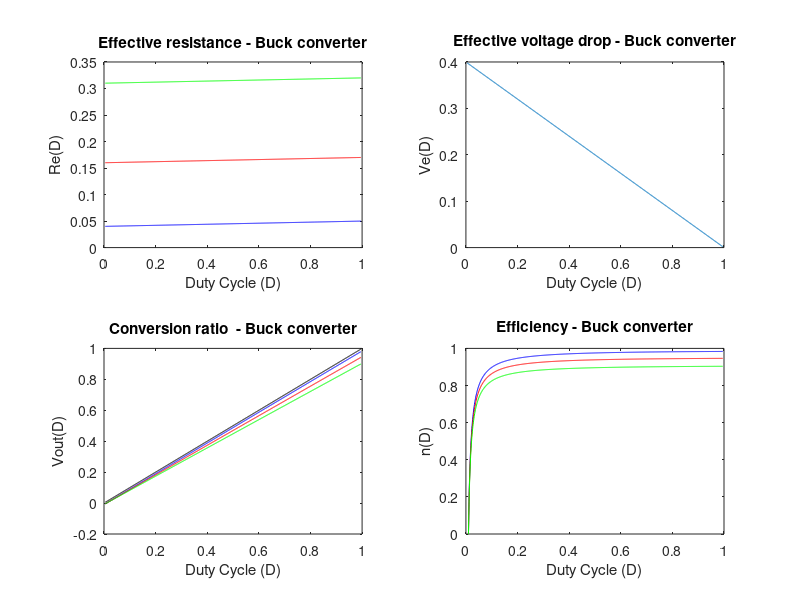

MATLAB code for this plot:
% ------------------------------------------------------------------------------
% Copyright (C) 2020 Jaime M. Villegas I. <jaime7592@gmail.com>
% ------------------------------------------------------------------------------
% Filename      : Buck.m
% Description   : DC analysis of non-ideal Buck Converter
% Version       : 01.00
% Revision      : 00
% Last modified : 06/27/2020
% References    : R.W. Erickson, D. Maksimovic. "Fundamentals of Power
%                 Electronics". 2nd ed. (2004)
% ------------------------------------------------------------------------------
clear
clc

% Converter parameters

Vg = 40;         % Input voltage
V = 15;          % Output voltage
Iout = 5;        % Output current
Rload = V/Iout;  % Load resistance

Dmin = 0.005;
Dmax = 0.995;
D = Dmin:0.001:Dmax;   % Converter duty cycle

% Diode
Rd = 10e-3;  % Diode on-state resistance
Vd = 0.4;    % Diode forward voltage

% Transistor
Rt = 20e-3;  % Transistor on-state resistance

% Inductor
K_RL = [0.01 0.05 0.1];   % Load resistance to inductor resistance ratio
RL = K_RL*Rload;          % Inductor resistance

% Effective losses
for i = 1:3 Re(i,:) = D*Rt + (1-D)*Rd + RL(i);end
Ve = (1-D)*Vd;

% Conversion ratio
M_B_ideal = D;
M_B_real = Rload*(D - Ve/Vg)./(Rload + Re);

% Efficiency
Eff_B = Rload*(1 - Ve./(Vg*D))./(Re + Rload);

figure(1)
subplot(2,2,1)
plot(D, Re(1,:), 'b', D, Re(2,:), 'r', D, Re(3,:), 'g')
xlabel("Duty Cycle (D)")
ylabel("Re(D)")
title("Effective resistance - Buck converter")

subplot(2,2,2)
plot(D, Ve)
xlabel("Duty Cycle (D)")
ylabel("Ve(D)")
title("Effective voltage drop - Buck converter")

subplot(2,2,3)
plot(D, M_B_ideal, 'k', D, M_B_real(1,:), 'b', D, M_B_real(2,:), 'r', D, M_B_real(3,:), 'g')
xlabel("Duty Cycle (D)")
ylabel("Vout(D)")
title("Conversion ratio  - Buck converter")

subplot(2,2,4)
plot(D, Eff_B(1,:), 'b', D, Eff_B(2,:), 'r', D, Eff_B(3,:), 'g')
axis([Dmin Dmax 0 1])
xlabel("Duty Cycle (D)")
ylabel("n(D)")
title("Efficiency - Buck converter")
axis([0 1 0 1])